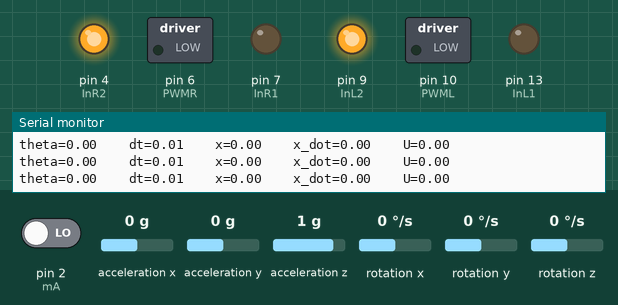
A sketch run on a simulated Arduino Uno, built with avr-gcc and run on an emulated ATmega328P. Shown: switched loads named in the sketch (green lamp = pin HIGH), output pins drawn as LEDs (lit = HIGH), the last lines printed to the serial monitor. Wiring (inferred from the names in the program): MPU-6050 motion sensor at I2C address 0x68. Inputs (shaded band) come from the test bench; at power-on: rotation y 0 °/s, acceleration x 0 g, acceleration z 1 g, pin 2 (mA) LOW, acceleration y 0 g, rotation x 0 °/s, rotation z 0 °/s.

Above: at 1.2 s.
1.3 s: rotation y set to 100 °/s
4.3 s: acceleration x set to 0.8 g
At 5.1 s:
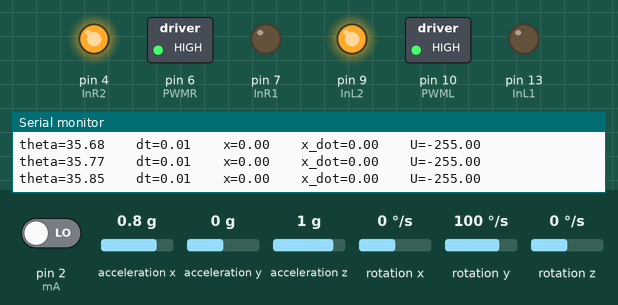
5.8 s: acceleration x set to -0.1 g
At 6.5 s:
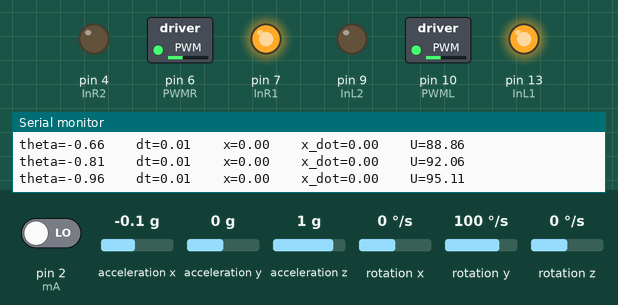
At 8.5 s:
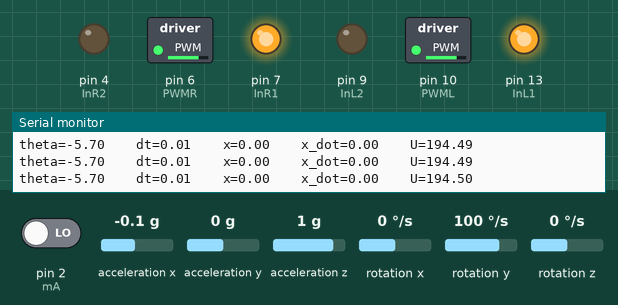
8.8 s: rotation y set to 192 °/s
11.8 s: acceleration z set to -1.4 g
14.8 s: acceleration x set to -1.4 g
At 15.1 s:
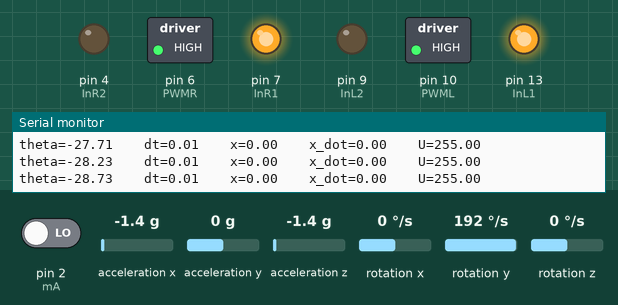
Timing chart, 0 to 17.3 s (numbered marks = the images above; inputs shaded):
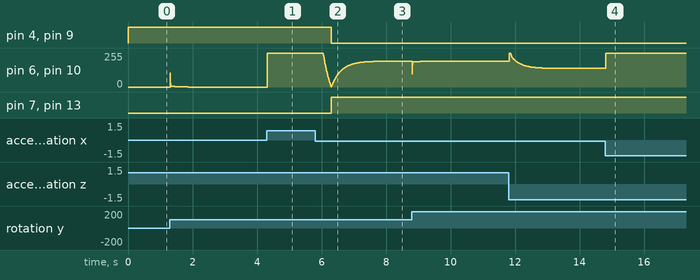

Measured:
- after the input at 4.3 s, pin 6 (PWMR), pin 10 (PWML): 0/255 → 255/255 at once
- after the input at 5.8 s, pin 4 (InR2), pin 9 (InL2): HIGH → LOW after 0.50 s; pin 7 (InR1), pin 13 (InL1): LOW → HIGH after 0.50 s
- after the input at 14.8 s, pin 6 (PWMR), pin 10 (PWML): 139/255 → 255/255 at once

The sketch:

gyro_V1.0.ino
```cpp
#include<Wire.h>
#include<digitalWriteFast.h>

//Version1 Gyro
#define InL1            13                      // motor pin
#define PWML            10                      // PWM motor pin
#define InL2            9                       // motor pin

#define InR1            7                       // motor pin
#define PWMR            6                       // PWM motor pin
#define InR2            4                       // motor pin

#define alpha_HL        0.761                   //alpha for HPF and LPF
#define alpha           0.03                    //alpha for Complimentary filter
#define dT              0.01                    //Sampling frequency
#define f_cut           5                       //Cutoff frequency
#define pi              3.14159                 //pi
#define r               0.0325                  //radius of wheel
#define mA              2                       //Encoder A channel
#define mB              3                       //Encoder B channel
double dt;
unsigned long int currentTime;
unsigned long int pastTime;
#define K1             -1.00
#define K2             -23.798
#define K3             91.924
#define K4             10.47

const int MPU6050_addr=0x68;
volatile int flag=0;

volatile float pulseCount;
volatile float ax,ay,az,gx,gy,gz;
volatile float ayx=0;
volatile float ayy=0;
volatile float ayz=0;
volatile float gyx=0;
volatile float gyy=0;
volatile float gyz=0;
volatile float gx_1=0;
volatile float gy_1=0;
volatile float gz_1=0;
volatile float U;
volatile double x=0;
volatile double x_1=0;
volatile double x_dot=0;
volatile double theta=0;
volatile double theta_1=0;
volatile double theta_dot=0;
volatile float acc;
const int min_value=0;
const float U_offset=0;


void motor_init(){
    pinMode(InL1, OUTPUT);
    pinMode(InL2, OUTPUT);
    pinMode(PWML, OUTPUT);

    pinMode(InR1, OUTPUT);
    pinMode(InR2, OUTPUT);
    pinMode(PWMR, OUTPUT);
}

void setup()
{
  Serial.begin(115200);
  motor_init();
  attachInterrupt(digitalPinToInterrupt(mA),Motor_INT,FALLING);
  Wire.begin();
  Wire.setClock(400000UL);
  Wire.beginTransmission(MPU6050_addr);
  Wire.write(0x6B);
  Wire.write(0);
  Wire.endTransmission(true);
  currentTime=0;
  pastTime=0;

}

void Motor_INT()
{
  if(flag==0)
{
  flag=1;
  return;
}
  else
  {
  if(digitalRead(mA)==digitalRead(mB))
  pulseCount++;
  else
  pulseCount--;
  flag=0;
  }
}

void motorForwardL(int PWM_val)
{
//  Serial.print("\tPWM=");Serial.println(PWM_val);
    analogWrite(PWML, PWM_val);
    digitalWrite(InL1, LOW);
    digitalWrite(InL2, HIGH);
}
void motorReverseL(int PWM_val)
{
//    Serial.print("\tPWMr=");Serial.println(PWM_val);

    analogWrite(PWML, PWM_val);
    digitalWrite(InL1, HIGH);
    digitalWrite(InL2, LOW);
}

void motorForwardR(int PWM_val)
{
    analogWrite(PWMR, PWM_val);
    digitalWrite(InR1, LOW);
    digitalWrite(InR2, HIGH);
}
void motorReverseR(int PWM_val)  {
    analogWrite(PWMR, PWM_val);
    digitalWrite(InR1, HIGH);
    digitalWrite(InR2, LOW);
}

void lowpassfilter()
{
//  float alpha;
//  float Tau= 1/(2*pi*f_cut);
//  alpha = Tau/(Tau+dT);
  ayx=(1-alpha_HL)*ax+alpha_HL*ayx;
  ayy=(1-alpha_HL)*ay+alpha_HL*ayy;
  ayz=(1-alpha_HL)*az+alpha_HL*ayz;
}

void highpassfilter()
{

//  float Tau= 1/(2*pi*f_cut);
//  alpha = Tau/(Tau+dT);

  gyx=(1-alpha_HL)*gyx+(1-alpha_HL)*(gx-gx_1);
  gyy=(1-alpha_HL)*gyy+(1-alpha_HL)*(gy-gy_1);
  gyz=(1-alpha_HL)*gyz+(1-alpha_HL)*(gz-gz_1);
  gx_1=gx;
  gy_1=gy;
  gz_1=gz;
}
//void comp_filter_pitch()
//{
//  float  alpha=0.05,acc;
//  acc=atan(ayy/abs(ayz))*180/pi;
//  pitch=(1-alpha)*(pitch+gyx*dT)+alpha*acc;
//}

void comp_filter_roll()
  {
  acc=atan(ayx/abs(ayz))*180/pi;
  theta=(1-alpha)*(theta+gyy*dT)+alpha*acc;
  }

void loop()
{
  Wire.beginTransmission(MPU6050_addr);
  Wire.write(0x3B);
  Wire.endTransmission(false);
  Wire.requestFrom(MPU6050_addr,6,true);
  ax=Wire.read()<<8|Wire.read();
  ay=Wire.read()<<8|Wire.read();
  az=Wire.read()<<8|Wire.read();

  ax=ax/16384;
  ay=ay/16384;
  az=az/16384;

  Wire.beginTransmission(MPU6050_addr);
  Wire.write(0x43);
  Wire.endTransmission(false);
  Wire.requestFrom(MPU6050_addr,6,true);
  gx=Wire.read()<<8|Wire.read();
  gy=Wire.read()<<8|Wire.read();
  gz=Wire.read()<<8|Wire.read();

  gx=gx/131.0;
  gy=gy/131.0;
  gz=gz/131.0;

  lowpassfilter();
  highpassfilter();
//comp_filter_pitch();
//theta =0.0872;
  comp_filter_roll();
//Serial.print("pitch=");Serial.print(pitch);
  Serial.print("theta=");Serial.print(theta);Serial.print("\t\t");
  pastTime=currentTime;
  currentTime= micros();
  dt=currentTime-pastTime;
  dt=dt/1000000.0;
  Serial.print("dt=");Serial.print(dt);Serial.print("\t\t");
  x_1=x;
  x=(pulseCount*2.0/270.0)*2.0*pi*r;
  x_dot=(x-x_1)/dt;
  theta_dot=(theta-theta_1)/dt;
  theta_1=theta;
//  Serial.print("theta_dot=");Serial.print(theta_dot);Serial.print("\t\t");
//  U = -(-2.7501*x -22.742*x_dot + 1.52*(theta) + 0.178*theta_dot);
  Serial.print("x=");Serial.print(x);Serial.print("\t\t");
  Serial.print("x_dot=");Serial.print(x_dot);Serial.print("\t\t");
  U=constrain(-(K1*x + K2*x_dot + K3*theta/57.3 + K4*theta_dot/57.3)*255/12,-255,255);
  Serial.print("U=");Serial.println(U);

  if(U>0)
  {
    motorReverseR(U);
    motorReverseL(U);
  }
  else
  {
    motorForwardR(abs(U));
    motorForwardL(abs(U));
  }
  delay(5);
}
```
